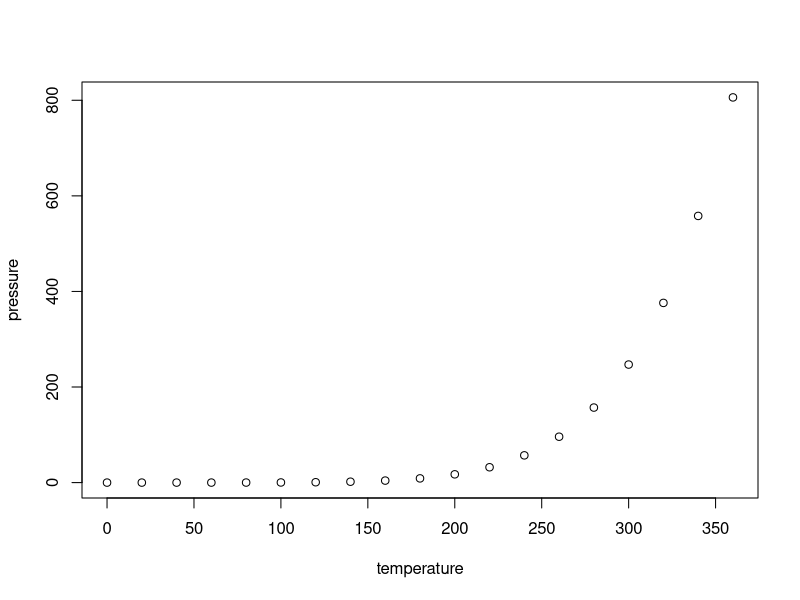
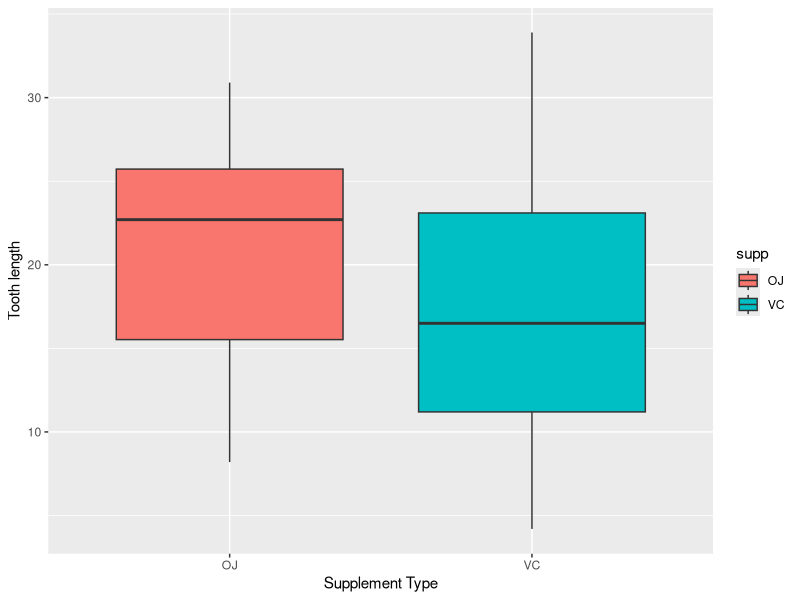
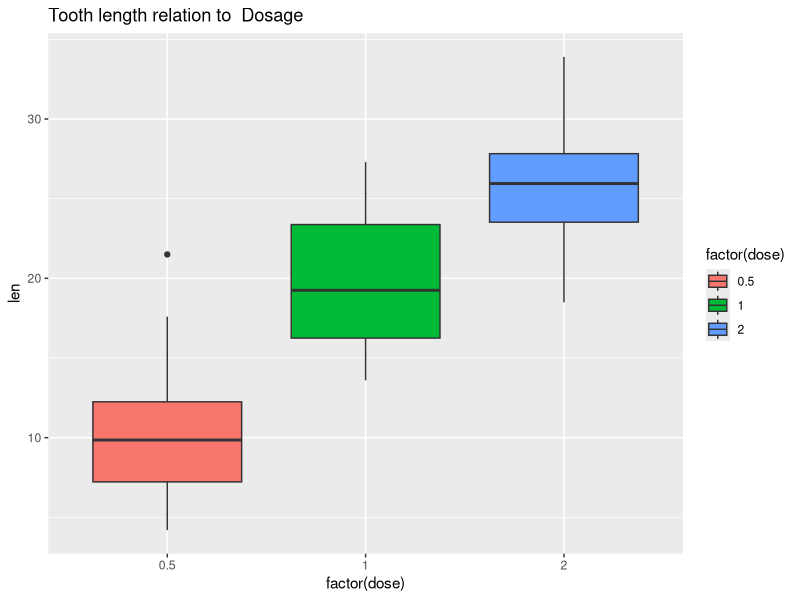
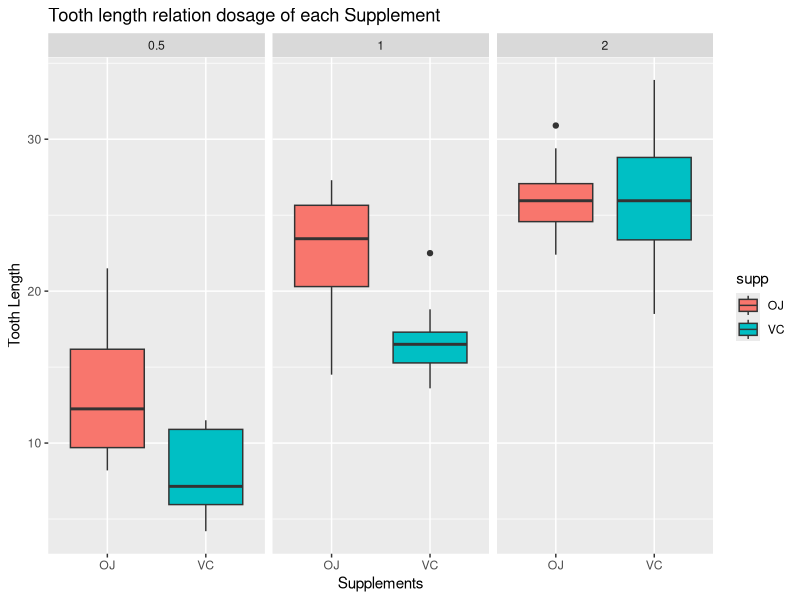

These charts were generated, in order, by the following R code:
## ---- chunk 1
knitr::opts_chunk$set(echo = TRUE)
## ---- chunk 2
plot(pressure)
## ---- chunk 3
library(ggplot2)
library(knitr)
library(datasets)

## ---- chunk 4
data(ToothGrowth)
str(ToothGrowth)
head(ToothGrowth, 4)
tail(ToothGrowth, 4)

## ---- chunk 5
summary(ToothGrowth)

## ---- chunk 6
suppl_mean = split(ToothGrowth$len, ToothGrowth$supp)
sapply(suppl_mean, mean)
suppl_mean

## ---- chunk 7
ggplot(aes(x=supp, y=len), data=ToothGrowth) + geom_boxplot(aes(fill=supp))+ 
  xlab("Supplement Type") +ylab("Tooth length") 
## ---- chunk 8
unique(ToothGrowth$dose)
## ---- chunk 9
 ggplot(aes(x = factor(dose), y = len), data = ToothGrowth) + 
  geom_boxplot(aes(fill = factor(dose))) +
  ggtitle("Tooth length relation to  Dosage")
## ---- chunk 10
ggplot(aes(x=supp, y=len), data=ToothGrowth) + 
  geom_boxplot(aes(fill=supp)) + xlab("Supplements") + 
  ylab("Tooth Length") + facet_grid(~ dose) + 
  ggtitle("Tooth length relation dosage of each Supplement") 
## ---- chunk 11
t.test(len ~ supp, ToothGrowth[ToothGrowth$dose == .5, ])

t.test(len ~ supp, ToothGrowth[ToothGrowth$dose == 1, ])

t.test(len ~ supp, ToothGrowth[ToothGrowth$dose == 2, ])

